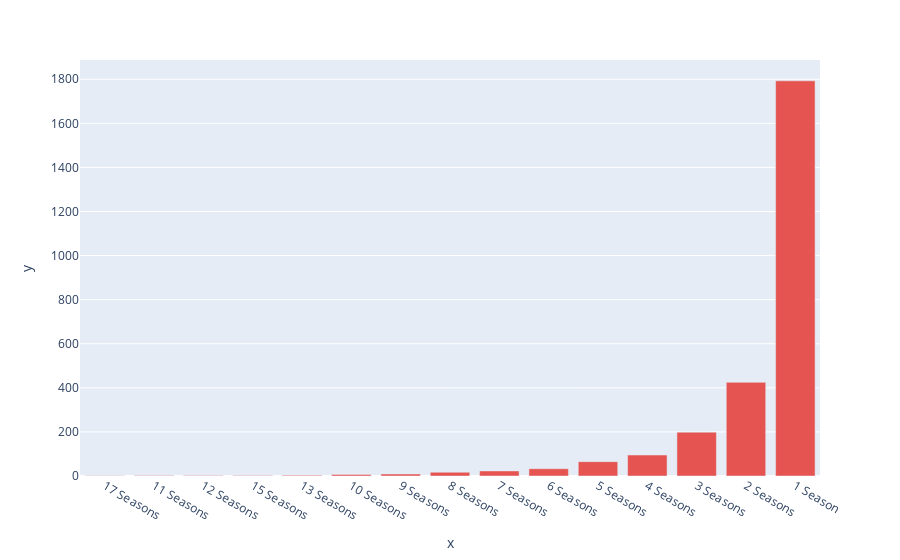

Notebook code cell kept with this figure:
### Markdown cell above
- Conclusion:-

The above plot is based upon the duration of Movies. As we can see, the duration of 97  minutes records the highest number of movies.

### Code cell
new_tv_df = gen_duration_df(TV_df)
fig = px.bar(x=new_tv_df['duration'], y = new_tv_df['counts'])
fig.update_traces(marker = dict(color= '#E55451'))
fig.update_xaxes(type='category',categoryorder='total ascending')
fig.show()

### Figure 1 — Plotly figure (JSON) as saved in the notebook; plotly's stock layout.template omitted (floating-point values rounded to 4 significant figures)
{"data": [{"alignmentgroup": "True", "hovertemplate": "x=%{x}<br>y=%{y}<extra></extra>", "legendgroup": "", "marker": {"color": "#E55451", "pattern": {"shape": ""}}, "name": "", "offsetgroup": "", "orientation": "v", "showlegend": false, "textposition": "auto", "type": "bar", "x": ["1 Season", "10 Seasons", "11 Seasons", "12 Seasons", "13 Seasons", "15 Seasons", "17 Seasons", "2 Seasons", "3 Seasons", "4 Seasons", "5 Seasons", "6 Seasons", "7 Seasons", "8 Seasons", "9 Seasons"], "xaxis": "x", "y": [1793, 7, 2, 2, 3, 2, 1, 425, 199, 95, 65, 33, 23, 17, 9], "yaxis": "y"}], "layout": {"barmode": "relative", "legend": {"tracegroupgap": 0}, "margin": {"t": 60}, "xaxis": {"anchor": "y", "categoryorder": "total ascending", "domain": [0, 1], "title": {"text": "x"}, "type": "category"}, "yaxis": {"anchor": "x", "domain": [0, 1], "title": {"text": "y"}}}}
